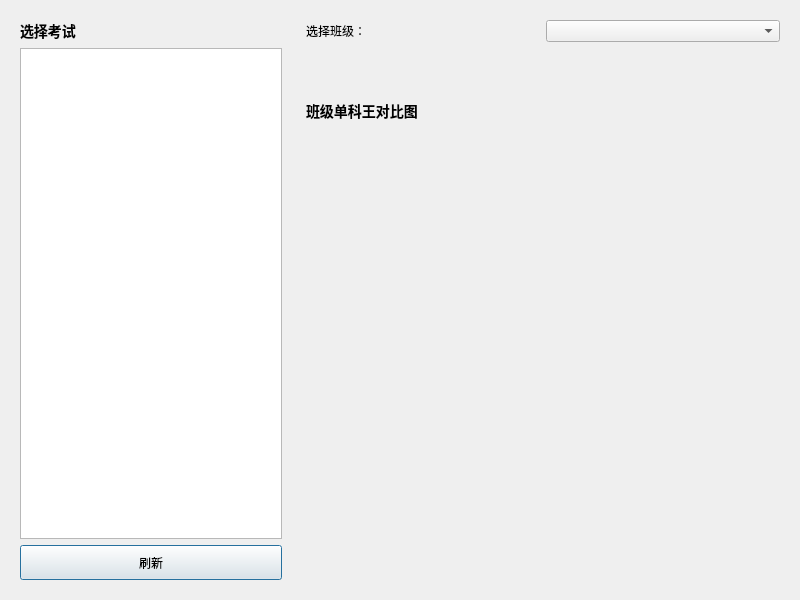
<?xml version="1.0" encoding="UTF-8"?>
<ui version="4.0">
 <class>page_top_in_class</class>
 <widget class="QWidget" name="page_top_in_class">
  <property name="geometry">
   <rect>
    <x>0</x>
    <y>0</y>
    <width>800</width>
    <height>600</height>
   </rect>
  </property>
  <property name="windowTitle">
   <string>班级单科王表现</string>
  </property>
  <layout class="QHBoxLayout" name="horizontalLayout">
   <item>
    <widget class="QFrame" name="leftPanel">
     <property name="maximumSize">
      <size>
       <width>280</width>
       <height>16777215</height>
      </size>
     </property>
     <layout class="QGridLayout" name="gridLayout">
      <item row="0" column="0">
       <layout class="QVBoxLayout" name="verticalLayout_2">
        <item>
         <widget class="QLabel" name="labelExamList">
          <property name="styleSheet">
           <string notr="true">font-weight: bold; font-size: 14px;</string>
          </property>
          <property name="text">
           <string>选择考试</string>
          </property>
         </widget>
        </item>
        <item>
         <widget class="QListView" name="listView"/>
        </item>
        <item>
         <widget class="PrimaryPushButton" name="pushButton">
          <property name="sizePolicy">
           <sizepolicy hsizetype="Preferred" vsizetype="Fixed">
            <horstretch>0</horstretch>
            <verstretch>0</verstretch>
           </sizepolicy>
          </property>
          <property name="minimumSize">
           <size>
            <width>0</width>
            <height>35</height>
           </size>
          </property>
          <property name="font">
           <font>
            <family>Microsoft YaHei</family>
           </font>
          </property>
          <property name="text">
           <string>刷新</string>
          </property>
          <property name="default">
           <bool>true</bool>
          </property>
         </widget>
        </item>
       </layout>
      </item>
     </layout>
    </widget>
   </item>
   <item>
    <widget class="QFrame" name="rightPanel">
     <layout class="QGridLayout" name="gridLayout_2">
      <item row="0" column="0">
       <layout class="QVBoxLayout" name="verticalLayout">
        <item>
         <layout class="QHBoxLayout" name="horizontalLayout_2">
          <item>
           <widget class="QLabel" name="labelClass">
            <property name="text">
             <string>选择班级：</string>
            </property>
           </widget>
          </item>
          <item>
           <widget class="QComboBox" name="comboBoxClass"/>
          </item>
         </layout>
        </item>
        <item>
         <widget class="QLabel" name="labelChartTitle">
          <property name="styleSheet">
           <string notr="true">font-weight: bold; font-size: 14px;</string>
          </property>
          <property name="text">
           <string>班级单科王对比图</string>
          </property>
         </widget>
        </item>
        <item>
         <widget class="QWidget" name="widgetChart" native="true">
          <property name="minimumSize">
           <size>
            <width>0</width>
            <height>400</height>
           </size>
          </property>
         </widget>
        </item>
       </layout>
      </item>
     </layout>
    </widget>
   </item>
  </layout>
 </widget>
 <customwidgets>
  <customwidget>
   <class>PrimaryPushButton</class>
   <extends>QPushButton</extends>
   <header>qfluentwidgets</header>
  </customwidget>
 </customwidgets>
 <resources/>
 <connections/>
</ui>
